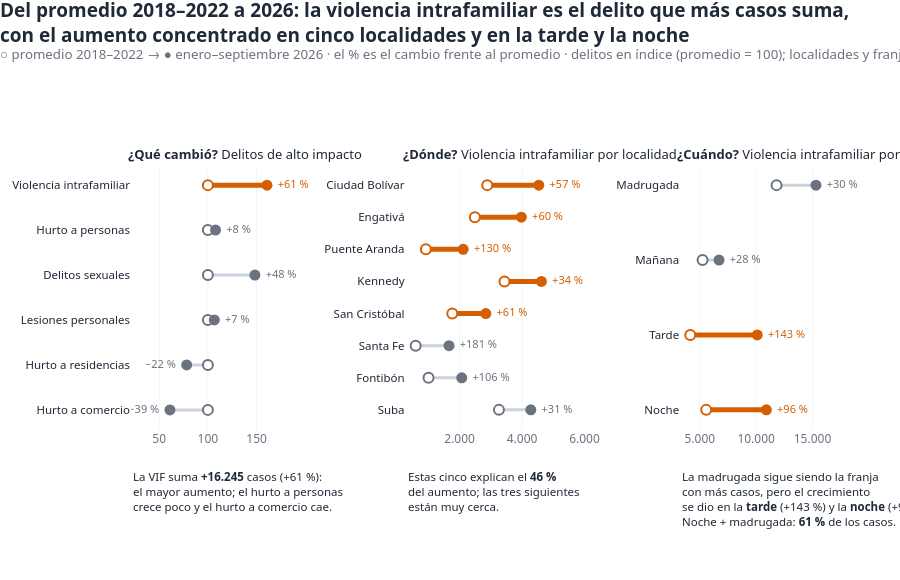

This figure's notebook cell:
### Markdown cell above
## Síntesis — el cambio en una sola figura
**En una frase:** reúne en una sola mirada qué cambió, dónde y cuándo, para que la audiencia se lleve la idea completa.

* **Gráfico:** tres paneles de **mancuernas** con la misma gramática: ○ promedio 2018–2022 → ● 2026. El cambio se lee por **posición** sobre una escala común (Munzner, 2014) y la línea une el antes con el después (**conexión**, Gestalt).
* **Generaliza los tres actos:** delitos de alto impacto (Acto 1), las 8 localidades con mayor aumento (Acto 2) y las cuatro franjas del día (Acto 3).
* **Color:** coral solo en lo que la historia pide mirar (la VIF, las cinco localidades priorizadas y las dos franjas que más crecen).
* **Conclusiones:** cada panel trae su conclusión debajo, calculada desde los datos.

### Code cell
fig4 = V.figura_sintesis(df, kpis)
fig4.show(config=V.CONFIG_PLOTLY)

### Figure 1 — Plotly figure (JSON) as saved in the notebook; plotly's stock layout.template omitted (floating-point values rounded to 4 significant figures)
{"data": [{"hoverinfo": "skip", "line": {"color": "#CBD2DB", "width": 3}, "mode": "lines", "showlegend": false, "type": "scatter", "x": [100, 61.04], "xaxis": "x", "y": ["Hurto a comercio", "Hurto a comercio"], "yaxis": "y"}, {"hovertemplate": "<b>Hurto a comercio</b><br>Promedio 2018–2022: 11.032<br>2026: 6.734<br>Cambio: −4.298 (−39 %)<extra></extra>", "marker": {"color": "white", "line": {"color": "#6B7280", "width": 2}, "size": 10}, "mode": "markers", "showlegend": false, "type": "scatter", "x": [100], "xaxis": "x", "y": ["Hurto a comercio"], "yaxis": "y"}, {"hovertemplate": "<b>Hurto a comercio</b><br>Promedio 2018–2022: 11.032<br>2026: 6.734<br>Cambio: −4.298 (−39 %)<extra></extra>", "marker": {"color": "#6B7280", "size": 11}, "mode": "markers+text", "showlegend": false, "text": [" −39 % "], "textfont": {"color": "#6B7280", "size": 11}, "textposition": "middle left", "type": "scatter", "x": [61.04], "xaxis": "x", "y": ["Hurto a comercio"], "yaxis": "y"}, {"hoverinfo": "skip", "line": {"color": "#CBD2DB", "width": 3}, "mode": "lines", "showlegend": false, "type": "scatter", "x": [100, 78.18], "xaxis": "x", "y": ["Hurto a residencias", "Hurto a residencias"], "yaxis": "y"}, {"hovertemplate": "<b>Hurto a residencias</b><br>Promedio 2018–2022: 6.441<br>2026: 5.036<br>Cambio: −1.405 (−22 %)<extra></extra>", "marker": {"color": "white", "line": {"color": "#6B7280", "width": 2}, "size": 10}, "mode": "markers", "showlegend": false, "type": "scatter", "x": [100], "xaxis": "x", "y": ["Hurto a residencias"], "yaxis": "y"}, {"hovertemplate": "<b>Hurto a residencias</b><br>Promedio 2018–2022: 6.441<br>2026: 5.036<br>Cambio: −1.405 (−22 %)<extra></extra>", "marker": {"color": "#6B7280", "size": 11}, "mode": "markers+text", "showlegend": false, "text": [" −22 % "], "textfont": {"color": "#6B7280", "size": 11}, "textposition": "middle left", "type": "scatter", "x": [78.18], "xaxis": "x", "y": ["Hurto a residencias"], "yaxis": "y"}, {"hoverinfo": "skip", "line": {"color": "#CBD2DB", "width": 3}, "mode": "lines", "showlegend": false, "type": "scatter", "x": [100, 106.6], "xaxis": "x", "y": ["Lesiones personales", "Lesiones personales"], "yaxis": "y"}, {"hovertemplate": "<b>Lesiones personales</b><br>Promedio 2018–2022: 16.545<br>2026: 17.636<br>Cambio: +1.091 (+7 %)<extra></extra>", "marker": {"color": "white", "line": {"color": "#6B7280", "width": 2}, "size": 10}, "mode": "markers", "showlegend": false, "type": "scatter", "x": [100], "xaxis": "x", "y": ["Lesiones personales"], "yaxis": "y"}, {"hovertemplate": "<b>Lesiones personales</b><br>Promedio 2018–2022: 16.545<br>2026: 17.636<br>Cambio: +1.091 (+7 %)<extra></extra>", "marker": {"color": "#6B7280", "size": 11}, "mode": "markers+text", "showlegend": false, "text": [" +7 % "], "textfont": {"color": "#6B7280", "size": 11}, "textposition": "middle right", "type": "scatter", "x": [106.6], "xaxis": "x", "y": ["Lesiones personales"], "yaxis": "y"}, {"hoverinfo": "skip", "line": {"color": "#CBD2DB", "width": 3}, "mode": "lines", "showlegend": false, "type": "scatter", "x": [100, 148.3], "xaxis": "x", "y": ["Delitos sexuales", "Delitos sexuales"], "yaxis": "y"}, {"hovertemplate": "<b>Delitos sexuales</b><br>Promedio 2018–2022: 4.460<br>2026: 6.613<br>Cambio: +2.153 (+48 %)<extra></extra>", "marker": {"color": "white", "line": {"color": "#6B7280", "width": 2}, "size": 10}, "mode": "markers", "showlegend": false, "type": "scatter", "x": [100], "xaxis": "x", "y": ["Delitos sexuales"], "yaxis": "y"}, {"hovertemplate": "<b>Delitos sexuales</b><br>Promedio 2018–2022: 4.460<br>2026: 6.613<br>Cambio: +2.153 (+48 %)<extra></extra>", "marker": {"color": "#6B7280", "size": 11}, "mode": "markers+text", "showlegend": false, "text": [" +48 % "], "textfont": {"color": "#6B7280", "size": 11}, "textposition": "middle right", "type": "scatter", "x": [148.3], "xaxis": "x", "y": ["Delitos sexuales"], "yaxis": "y"}, {"hoverinfo": "skip", "line": {"color": "#CBD2DB", "width": 3}, "mode": "lines", "showlegend": false, "type": "scatter", "x": [100, 107.8], "xaxis": "x", "y": ["Hurto a personas", "Hurto a personas"], "yaxis": "y"}, {"hovertemplate": "<b>Hurto a personas</b><br>Promedio 2018–2022: 80.089<br>2026: 86.376<br>Cambio: +6.287 (+8 %)<extra></extra>", "marker": {"color": "white", "line": {"color": "#6B7280", "width": 2}, "size": 10}, "mode": "markers", "showlegend": false, "type": "scatter", "x": [100], "xaxis": "x", "y": ["Hurto a personas"], "yaxis": "y"}, {"hovertemplate": "<b>Hurto a personas</b><br>Promedio 2018–2022: 80.089<br>2026: 86.376<br>Cambio: +6.287 (+8 %)<extra></extra>", "marker": {"color": "#6B7280", "size": 11}, "mode": "markers+text", "showlegend": false, "text": [" +8 % "], "textfont": {"color": "#6B7280", "size": 11}, "textposition": "middle right", "type": "scatter", "x": [107.8], "xaxis": "x", "y": ["Hurto a personas"], "yaxis": "y"}, {"hoverinfo": "skip", "line": {"color": "#D55E00", "width": 5}, "mode": "lines", "showlegend": false, "type": "scatter", "x": [100, 160.7], "xaxis": "x", "y": ["Violencia intrafamiliar", "Violencia intrafamiliar"], "yaxis": "y"}, {"hovertemplate": "<b>Violencia intrafamiliar</b><br>Promedio 2018–2022: 26.768<br>2026: 43.013<br>Cambio: +16.245 (+61 %)<extra></extra>", "marker": {"color": "white", "line": {"color": "#D55E00", "width": 2}, "size": 10}, "mode": "markers", "showlegend": false, "type": "scatter", "x": [100], "xaxis": "x", "y": ["Violencia intrafamiliar"], "yaxis": "y"}, {"hovertemplate": "<b>Violencia intrafamiliar</b><br>Promedio 2018–2022: 26.768<br>2026: 43.013<br>Cambio: +16.245 (+61 %)<extra></extra>", "marker": {"color": "#D55E00", "size": 11}, "mode": "markers+text", "showlegend": false, "text": [" +61 % "], "textfont": {"color": "#D55E00", "size": 11}, "textposition": "middle right", "type": "scatter", "x": [160.7], "xaxis": "x", "y": ["Violencia intrafamiliar"], "yaxis": "y"}, {"hoverinfo": "skip", "line": {"color": "#CBD2DB", "width": 3}, "mode": "lines", "showlegend": false, "type": "scatter", "x": [3259.0, 4281], "xaxis": "x2", "y": ["Suba", "Suba"], "yaxis": "y2"}, {"hovertemplate": "<b>Suba</b><br>Promedio 2018–2022: 3.259<br>2026: 4.281<br>Cambio: +1.022 (+31 %)<extra></extra>", "marker": {"color": "white", "line": {"color": "#6B7280", "width": 2}, "size": 10}, "mode": "markers", "showlegend": false, "type": "scatter", "x": [3259.0], "xaxis": "x2", "y": ["Suba"], "yaxis": "y2"}, {"hovertemplate": "<b>Suba</b><br>Promedio 2018–2022: 3.259<br>2026: 4.281<br>Cambio: +1.022 (+31 %)<extra></extra>", "marker": {"color": "#6B7280", "size": 11}, "mode": "markers+text", "showlegend": false, "text": [" +31 % "], "textfont": {"color": "#6B7280", "size": 11}, "textposition": "middle right", "type": "scatter", "x": [4281], "xaxis": "x2", "y": ["Suba"], "yaxis": "y2"}, {"hoverinfo": "skip", "line": {"color": "#CBD2DB", "width": 3}, "mode": "lines", "showlegend": false, "type": "scatter", "x": [1005.0, 2068], "xaxis": "x2", "y": ["Fontibón", "Fontibón"], "yaxis": "y2"}, {"hovertemplate": "<b>Fontibón</b><br>Promedio 2018–2022: 1.005<br>2026: 2.068<br>Cambio: +1.063 (+106 %)<extra></extra>", "marker": {"color": "white", "line": {"color": "#6B7280", "width": 2}, "size": 10}, "mode": "markers", "showlegend": false, "type": "scatter", "x": [1005.0], "xaxis": "x2", "y": ["Fontibón"], "yaxis": "y2"}, {"hovertemplate": "<b>Fontibón</b><br>Promedio 2018–2022: 1.005<br>2026: 2.068<br>Cambio: +1.063 (+106 %)<extra></extra>", "marker": {"color": "#6B7280", "size": 11}, "mode": "markers+text", "showlegend": false, "text": [" +106 % "], "textfont": {"color": "#6B7280", "size": 11}, "textposition": "middle right", "type": "scatter", "x": [2068], "xaxis": "x2", "y": ["Fontibón"], "yaxis": "y2"}, {"hoverinfo": "skip", "line": {"color": "#CBD2DB", "width": 3}, "mode": "lines", "showlegend": false, "type": "scatter", "x": [591.6, 1661], "xaxis": "x2", "y": ["Santa Fe", "Santa Fe"], "yaxis": "y2"}, {"hovertemplate": "<b>Santa Fe</b><br>Promedio 2018–2022: 592<br>2026: 1.661<br>Cambio: +1.069 (+181 %)<extra></extra>", "marker": {"color": "white", "line": {"color": "#6B7280", "width": 2}, "size": 10}, "mode": "markers", "showlegend": false, "type": "scatter", "x": [591.6], "xaxis": "x2", "y": ["Santa Fe"], "yaxis": "y2"}, {"hovertemplate": "<b>Santa Fe</b><br>Promedio 2018–2022: 592<br>2026: 1.661<br>Cambio: +1.069 (+181 %)<extra></extra>", "marker": {"color": "#6B7280", "size": 11}, "mode": "markers+text", "showlegend": false, "text": [" +181 % "], "textfont": {"color": "#6B7280", "size": 11}, "textposition": "middle right", "type": "scatter", "x": [1661], "xaxis": "x2", "y": ["Santa Fe"], "yaxis": "y2"}, {"hoverinfo": "skip", "line": {"color": "#D55E00", "width": 5}, "mode": "lines", "showlegend": false, "type": "scatter", "x": [1765.0, 2840], "xaxis": "x2", "y": ["San Cristóbal", "San Cristóbal"], "yaxis": "y2"}, {"hovertemplate": "<b>San Cristóbal</b><br>Promedio 2018–2022: 1.765<br>2026: 2.840<br>Cambio: +1.075 (+61 %)<extra></extra>", "marker": {"color": "white", "line": {"color": "#D55E00", "width": 2}, "size": 10}, "mode": "markers", "showlegend": false, "type": "scatter", "x": [1765.0], "xaxis": "x2", "y": ["San Cristóbal"], "yaxis": "y2"}, {"hovertemplate": "<b>San Cristóbal</b><br>Promedio 2018–2022: 1.765<br>2026: 2.840<br>Cambio: +1.075 (+61 %)<extra></extra>", "marker": {"color": "#D55E00", "size": 11}, "mode": "markers+text", "showlegend": false, "text": [" +61 % "], "textfont": {"color": "#D55E00", "size": 11}, "textposition": "middle right", "type": "scatter", "x": [2840], "xaxis": "x2", "y": ["San Cristóbal"], "yaxis": "y2"}, {"hoverinfo": "skip", "line": {"color": "#D55E00", "width": 5}, "mode": "lines", "showlegend": false, "type": "scatter", "x": [3437.0, 4620], "xaxis": "x2", "y": ["Kennedy", "Kennedy"], "yaxis": "y2"}, {"hovertemplate": "<b>Kennedy</b><br>Promedio 2018–2022: 3.437<br>2026: 4.620<br>Cambio: +1.183 (+34 %)<extra></extra>", "marker": {"color": "white", "line": {"color": "#D55E00", "width": 2}, "size": 10}, "mode": "markers", "showlegend": false, "type": "scatter", "x": [3437.0], "xaxis": "x2", "y": ["Kennedy"], "yaxis": "y2"}, {"hovertemplate": "<b>Kennedy</b><br>Promedio 2018–2022: 3.437<br>2026: 4.620<br>Cambio: +1.183 (+34 %)<extra></extra>", "marker": {"color": "#D55E00", "size": 11}, "mode": "markers+text", "showlegend": false, "text": [" +34 % "], "textfont": {"color": "#D55E00", "size": 11}, "textposition": "middle right", "type": "scatter", "x": [4620], "xaxis": "x2", "y": ["Kennedy"], "yaxis": "y2"}, {"hoverinfo": "skip", "line": {"color": "#D55E00", "width": 5}, "mode": "lines", "showlegend": false, "type": "scatter", "x": [918.4, 2114], "xaxis": "x2", "y": ["Puente Aranda", "Puente Aranda"], "yaxis": "y2"}, {"hovertemplate": "<b>Puente Aranda</b><br>Promedio 2018–2022: 918<br>2026: 2.114<br>Cambio: +1.196 (+130 %)<extra></extra>", "marker": {"color": "white", "line": {"color": "#D55E00", "width": 2}, "size": 10}, "mode": "markers", "showlegend": false, "type": "scatter", "x": [918.4], "xaxis": "x2", "y": ["Puente Aranda"], "yaxis": "y2"}, {"hovertemplate": "<b>Puente Aranda</b><br>Promedio 2018–2022: 918<br>2026: 2.114<br>Cambio: +1.196 (+130 %)<extra></extra>", "marker": {"color": "#D55E00", "size": 11}, "mode": "markers+text", "showlegend": false, "text": [" +130 % "], "textfont": {"color": "#D55E00", "size": 11}, "textposition": "middle right", "type": "scatter", "x": [2114], "xaxis": "x2", "y": ["Puente Aranda"], "yaxis": "y2"}, {"hoverinfo": "skip", "line": {"color": "#D55E00", "width": 5}, "mode": "lines", "showlegend": false, "type": "scatter", "x": [2489.0, 3978], "xaxis": "x2", "y": ["Engativá", "Engativá"], "yaxis": "y2"}, {"hovertemplate": "<b>Engativá</b><br>Promedio 2018–2022: 2.489<br>2026: 3.978<br>Cambio: +1.489 (+60 %)<extra></extra>", "marker": {"color": "white", "line": {"color": "#D55E00", "width": 2}, "size": 10}, "mode": "markers", "showlegend": false, "type": "scatter", "x": [2489.0], "xaxis": "x2", "y": ["Engativá"], "yaxis": "y2"}, {"hovertemplate": "<b>Engativá</b><br>Promedio 2018–2022: 2.489<br>2026: 3.978<br>Cambio: +1.489 (+60 %)<extra></extra>", "marker": {"color": "#D55E00", "size": 11}, "mode": "markers+text", "showlegend": false, "text": [" +60 % "], "textfont": {"color": "#D55E00", "size": 11}, "textposition": "middle right", "type": "scatter", "x": [3978], "xaxis": "x2", "y": ["Engativá"], "yaxis": "y2"}, {"hoverinfo": "skip", "line": {"color": "#D55E00", "width": 5}, "mode": "lines", "showlegend": false, "type": "scatter", "x": [2885.0, 4537], "xaxis": "x2", "y": ["Ciudad Bolívar", "Ciudad Bolívar"], "yaxis": "y2"}, {"hovertemplate": "<b>Ciudad Bolívar</b><br>Promedio 2018–2022: 2.885<br>2026: 4.537<br>Cambio: +1.652 (+57 %)<extra></extra>", "marker": {"color": "white", "line": {"color": "#D55E00", "width": 2}, "size": 10}, "mode": "markers", "showlegend": false, "type": "scatter", "x": [2885.0], "xaxis": "x2", "y": ["Ciudad Bolívar"], "yaxis": "y2"}, {"hovertemplate": "<b>Ciudad Bolívar</b><br>Promedio 2018–2022: 2.885<br>2026: 4.537<br>Cambio: +1.652 (+57 %)<extra></extra>", "marker": {"color": "#D55E00", "size": 11}, "mode": "markers+text", "showlegend": false, "text": [" +57 % "], "textfont": {"color": "#D55E00", "size": 11}, "textposition": "middle right", "type": "scatter", "x": [4537], "xaxis": "x2", "y": ["Ciudad Bolívar"], "yaxis": "y2"}, {"hoverinfo": "skip", "line": {"color": "#D55E00", "width": 5}, "mode": "lines", "showlegend": false, "type": "scatter", "x": [5564.0, 10905], "xaxis": "x3", "y": ["Noche", "Noche"], "yaxis": "y3"}, {"hovertemplate": "<b>Noche</b><br>Promedio 2018–2022: 5.564<br>2026: 10.905<br>Cambio: +5.341 (+96 %)<extra></extra>", "marker": {"color": "white", "line": {"color": "#D55E00", "width": 2}, "size": 10}, "mode": "markers", "showlegend": false, "type": "scatter", "x": [5564.0], "xaxis": "x3", "y": ["Noche"], "yaxis": "y3"}, {"hovertemplate": "<b>Noche</b><br>Promedio 2018–2022: 5.564<br>2026: 10.905<br>Cambio: +5.341 (+96 %)<extra></extra>", "marker": {"color": "#D55E00", "size": 11}, "mode": "markers+text", "showlegend": false, "text": [" +96 % "], "textfont": {"color": "#D55E00", "size": 11}, "textposition": "middle right", "type": "scatter", "x": [10905], "xaxis": "x3", "y": ["Noche"], "yaxis": "y3"}, {"hoverinfo": "skip", "line": {"color": "#D55E00", "width": 5}, "mode": "lines", "showlegend": false, "type": "scatter", "x": [4148.0, 10094], "xaxis": "x3", "y": ["Tarde", "Tarde"], "yaxis": "y3"}, {"hovertemplate": "<b>Tarde</b><br>Promedio 2018–2022: 4.148<br>2026: 10.094<br>Cambio: +5.946 (+143 %)<extra></extra>", "marker": {"color": "white", "line": {"color": "#D55E00", "width": 2}, "size": 10}, "mode": "markers", "showlegend": false, "type": "scatter", "x": [4148.0], "xaxis": "x3", "y": ["Tarde"], "yaxis": "y3"}, {"hovertemplate": "<b>Tarde</b><br>Promedio 2018–2022: 4.148<br>2026: 10.094<br>Cambio: +5.946 (+143 %)<extra></extra>", "marker": {"color": "#D55E00", "size": 11}, "mode": "markers+text", "showlegend": false, "text": [" +143 % "], "textfont": {"color": "#D55E00", "size": 11}, "textposition": "middle right", "type": "scatter", "x": [10094], "xaxis": "x3", "y": ["Tarde"], "yaxis": "y3"}, {"hoverinfo": "skip", "line": {"color": "#CBD2DB", "width": 3}, "mode": "lines", "showlegend": false, "type": "scatter", "x": [5246.0, 6703], "xaxis": "x3", "y": ["Mañana", "Mañana"], "yaxis": "y3"}, {"hovertemplate": "<b>Mañana</b><br>Promedio 2018–2022: 5.246<br>2026: 6.703<br>Cambio: +1.457 (+28 %)<extra></extra>", "marker": {"color": "white", "line": {"color": "#6B7280", "width": 2}, "size": 10}, "mode": "markers", "showlegend": false, "type": "scatter", "x": [5246.0], "xaxis": "x3", "y": ["Mañana"], "yaxis": "y3"}, {"hovertemplate": "<b>Mañana</b><br>Promedio 2018–2022: 5.246<br>2026: 6.703<br>Cambio: +1.457 (+28 %)<extra></extra>", "marker": {"color": "#6B7280", "size": 11}, "mode": "markers+text", "showlegend": false, "text": [" +28 % "], "textfont": {"color": "#6B7280", "size": 11}, "textposition": "middle right", "type": "scatter", "x": [6703], "xaxis": "x3", "y": ["Mañana"], "yaxis": "y3"}, {"hoverinfo": "skip", "line": {"color": "#CBD2DB", "width": 3}, "mode": "lines", "showlegend": false, "type": "scatter", "x": [11809, 15311], "xaxis": "x3", "y": ["Madrugada", "Madrugada"], "yaxis": "y3"}, {"hovertemplate": "<b>Madrugada</b><br>Promedio 2018–2022: 11.809<br>2026: 15.311<br>Cambio: +3.502 (+30 %)<extra></extra>", "marker": {"color": "white", "line": {"color": "#6B7280", "width": 2}, "size": 10}, "mode": "markers", "showlegend": false, "type": "scatter", "x": [11809], "xaxis": "x3", "y": ["Madrugada"], "yaxis": "y3"}, {"hovertemplate": "<b>Madrugada</b><br>Promedio 2018–2022: 11.809<br>2026: 15.311<br>Cambio: +3.502 (+30 %)<extra></extra>", "marker": {"color": "#6B7280", "size": 11}, "mode": "markers+text", "showlegend": false, "text": [" +30 % "], "textfont": {"color": "#6B7280", "size": 11}, "textposition": "middle right", "type": "scatter", "x": [15311], "xaxis": "x3", "y": ["Madrugada"], "yaxis": "y3"}], "layout": {"annotations": [{"font": {"color": "#1F2937", "size": 13}, "showarrow": false, "text": "<b>¿Qué cambió?</b> Delitos de alto impacto", "x": -0.006667, "xanchor": "left", "xref": "paper", "y": 1, "yanchor": "bottom", "yref": "paper"}, {"font": {"color": "#1F2937", "size": 13}, "showarrow": false, "text": "<b>¿Dónde?</b> Violencia intrafamiliar por localidad", "x": 0.37, "xanchor": "left", "xref": "paper", "y": 1, "yanchor": "bottom", "yref": "paper"}, {"font": {"color": "#1F2937", "size": 13}, "showarrow": false, "text": "<b>¿Cuándo?</b> Violencia intrafamiliar por franja", "x": 0.7467, "xanchor": "left", "xref": "paper", "y": 1, "yanchor": "bottom", "yref": "paper"}, {"align": "left", "font": {"color": "#1F2937", "size": 11.5}, "showarrow": false, "text": "La VIF suma <b>+16.245</b> casos (+61 %):<br>el mayor aumento; el hurto a personas<br>crece poco y el hurto a comercio cae.", "x": 0, "xanchor": "left", "xref": "x domain", "y": -0.14, "yanchor": "top", "yref": "paper"}, {"align": "left", "font": {"color": "#1F2937", "size": 11.5}, "showarrow": false, "text": "Estas cinco explican el <b>46 %</b><br>del aumento; las tres siguientes<br>están muy cerca.", "x": 0, "xanchor": "left", "xref": "x2 domain", "y": -0.14, "yanchor": "top", "yref": "paper"}, {"align": "left", "font": {"color": "#1F2937", "size": 11.5}, "showarrow": false, "text": "La madrugada sigue siendo la franja<br>con más casos, pero el crecimiento<br>se dio en la <b>tarde</b> (+143 %) y la <b>noche</b> (+96 %).<br>Noche + madrugada: <b>61 %</b> de los casos.", "x": 0, "xanchor": "left", "xref": "x3 domain", "y": -0.14, "yanchor": "top", "yref": "paper"}], "autosize": true, "font": {"color": "#1F2937", "family": "Segoe UI, Roboto, Helvetica Neue, Arial, sans-serif"}, "height": 580, "hoverlabel": {"bgcolor": "white", "bordercolor": "#94A3B8", "font": {"color": "#1F2937", "family": "Segoe UI, Roboto, Helvetica Neue, Arial, sans-serif", "size": 13}}, "hovermode": "closest", "margin": {"b": 150, "l": 20, "r": 40, "t": 165}, "paper_bgcolor": "white", "plot_bgcolor": "white", "separators": ",.", "showlegend": false, "title": {"font": {"color": "#1F2937", "family": "Segoe UI, Roboto, Helvetica Neue, Arial, sans-serif", "size": 19}, "text": "<b>Del promedio 2018–2022 a 2026: la violencia intrafamiliar es el delito que más casos suma,<br>con el aumento concentrado en cinco localidades y en la tarde y la noche</b><br><sup style='color:#6B7280'>○ promedio 2018–2022 → ● enero–septiembre 2026 · el % es el cambio frente al promedio · delitos en índice (promedio = 100); localidades y franjas en casos</sup>", "x": 0, "xanchor": "left", "y": 0.97, "yanchor": "top"}, "xaxis": {"anchor": "y", "domain": [0, 0.2467], "fixedrange": true, "gridcolor": "#F1F5F9", "linecolor": "#94A3B8", "linewidth": 1, "mirror": false, "nticks": 4, "range": [21.04, 205.7], "showgrid": true, "showline": false, "tickangle": 0, "tickfont": {"color": "#6B7280", "size": 12}, "tickformat": ",.0f", "ticks": "", "tickvals": [50, 100, 150], "title": {"font": {"color": "#6B7280", "size": 12}}, "zeroline": false}, "xaxis2": {"anchor": "y2", "domain": [0.3767, 0.6233], "fixedrange": true, "gridcolor": "#F1F5F9", "linecolor": "#94A3B8", "linewidth": 1, "mirror": false, "nticks": 4, "range": [269.3, 6030.0], "showgrid": true, "showline": false, "tickangle": 0, "tickfont": {"color": "#6B7280", "size": 12}, "tickformat": ",.0f", "ticks": "", "title": {"font": {"color": "#6B7280", "size": 12}}, "zeroline": false}, "xaxis3": {"anchor": "y3", "domain": [0.7533, 1], "fixedrange": true, "gridcolor": "#F1F5F9", "linecolor": "#94A3B8", "linewidth": 1, "mirror": false, "nticks": 4, "range": [3255.0, 19220.0], "showgrid": true, "showline": false, "tickangle": 0, "tickfont": {"color": "#6B7280", "size": 12}, "tickformat": ",.0f", "ticks": "", "title": {"font": {"color": "#6B7280", "size": 12}}, "zeroline": false}, "yaxis": {"anchor": "x", "domain": [0, 1], "fixedrange": true, "linecolor": "#94A3B8", "linewidth": 1, "mirror": false, "showgrid": false, "showline": false, "tickfont": {"color": "#1F2937", "size": 11.5}, "ticks": "", "title": {"font": {"color": "#6B7280", "size": 12}}, "zeroline": false}, "yaxis2": {"anchor": "x2", "domain": [0, 1], "fixedrange": true, "linecolor": "#94A3B8", "linewidth": 1, "mirror": false, "showgrid": false, "showline": false, "tickfont": {"color": "#1F2937", "size": 11.5}, "ticks": "", "title": {"font": {"color": "#6B7280", "size": 12}}, "zeroline": false}, "yaxis3": {"anchor": "x3", "domain": [0, 1], "fixedrange": true, "linecolor": "#94A3B8", "linewidth": 1, "mirror": false, "showgrid": false, "showline": false, "tickfont": {"color": "#1F2937", "size": 11.5}, "ticks": "", "title": {"font": {"color": "#6B7280", "size": 12}}, "zeroline": false}}}
